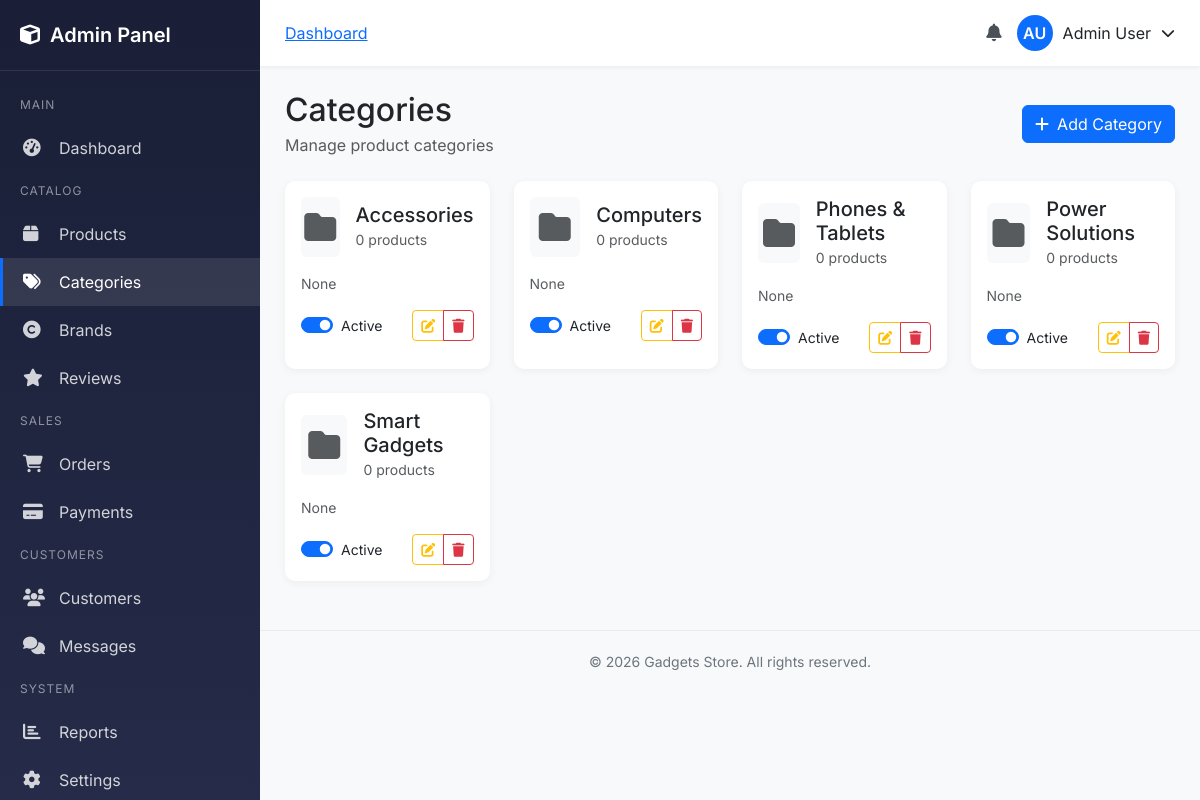
Screenshot of /dashboard/categories/ (signed in) with the database file from the repository.
### accounts/models.py (models this page shows, shortened)
class User(AbstractBaseUser, PermissionsMixin):
    USER_TYPE_CHOICES = [
        ('customer', 'Customer'),
        ('admin', 'Admin'),
        ('staff', 'Staff'),
    ]
    GENDER_CHOICES = [
        ('male', 'Male'),
        ('female', 'Female'),
        ('other', 'Other'),
        ('prefer_not_to_say', 'Prefer not to say'),
    ]
    id = models.UUIDField(primary_key=True, default=uuid.uuid4, editable=False)
    email = models.EmailField(_('email address'), unique=True)
    phone_regex = RegexValidator(
        regex=r'^\+?1?\d{9,15}$',
        message="Phone number must be entered in the format: '+999999999'. Up to 15 digits allowed."
    )
    phone_number = models.CharField(
        validators=[phone_regex],
        max_length=17,
        blank=True,
        null=True
    )
    first_name = models.CharField(_('first name'), max_length=150)
    last_name = models.CharField(_('last name'), max_length=150)
    profile_image = models.ImageField(
        upload_to='profiles/',
        blank=True,
        null=True,
        default='profiles/default.png'
    )
    date_of_birth = models.DateField(blank=True, null=True)
    gender = models.CharField(
        max_length=20,
        choices=GENDER_CHOICES,
        blank=True,
        null=True
    )
    user_type = models.CharField(
        max_length=20,
        choices=USER_TYPE_CHOICES,
        default='customer'
    )
    is_staff = models.BooleanField(default=False)
    is_active = models.BooleanField(default=True)
    is_verified = models.BooleanField(default=False)
    email_verified = models.BooleanField(default=False)
    phone_verified = models.BooleanField(default=False)
    date_joined = models.DateTimeField(default=timezone.now)
    last_login = models.DateTimeField(blank=True, null=True)
    last_activity = models.DateTimeField(blank=True, null=True)
    theme_preference = models.CharField(
        max_length=20,
        choices=[('light', 'Light'), ('dark', 'Dark'), ('system', 'System')],
        default='system'
    )
    newsletter_subscribed = models.BooleanField(default=True)
    sms_notifications = models.BooleanField(default=True)
    email_notifications = models.BooleanField(default=True)
    push_notifications = models.BooleanField(default=True)
    verification_token = models.CharField(max_length=255, blank=True, null=True)
    password_reset_token = models.CharField(max_length=255, blank=True, null=True)
    password_reset_expires = models.DateTimeField(blank=True, null=True)
    objects = UserManager()
    USERNAME_FIELD = 'email'
    REQUIRED_FIELDS = ['first_name', 'last_name']
    class Meta:
        verbose_name = _('user')
        verbose_name_plural = _('users')
        ordering = ['-date_joined']
    def get_full_name(self):
        return f"{self.first_name} {self.last_name}".strip()

### products/models.py (models this page shows, shortened)
class Category(models.Model):
    id = models.UUIDField(primary_key=True, default=uuid.uuid4, editable=False)
    name = models.CharField(max_length=100, unique=True)
    slug = models.SlugField(max_length=100, unique=True, blank=True)
    description = models.TextField(blank=True, null=True)
    icon = models.CharField(max_length=50, blank=True, null=True, help_text="FontAwesome icon class")
    image = models.ImageField(upload_to='categories/', blank=True, null=True)
    parent = models.ForeignKey(
        'self',
        on_delete=models.CASCADE,
        blank=True,
        null=True,
        related_name='subcategories'
    )
    is_active = models.BooleanField(default=True)
    is_featured = models.BooleanField(default=False)
    display_order = models.PositiveIntegerField(default=0)
    meta_title = models.CharField(max_length=255, blank=True, null=True)
    meta_description = models.TextField(blank=True, null=True)
    created_at = models.DateTimeField(auto_now_add=True)
    updated_at = models.DateTimeField(auto_now=True)
    class Meta:
        verbose_name_plural = 'Categories'
        ordering = ['display_order', 'name']

### core/views.py (the view)
# urls.py: path('categories/', views.admin_categories_view, name='categories'),
@login_required
@user_passes_test(is_admin_or_staff, login_url='/')
def admin_categories_view(request):
    categories = Category.objects.all()
    context = {
        'categories': categories,
    }
    return render(request, 'admin_dashboard/categories.html', context)

### core/context_processors.py (called while the page is built)
def site_settings(request):
    settings = SiteSetting.get_settings()
    return {
        'site_settings': settings,
        'SITE_NAME': settings.site_name,
        'SITE_CURRENCY': settings.default_currency,
    }

def cart_count(request):
    count = 0
    if request.user.is_authenticated:
        try:
            cart = Cart.objects.get(user=request.user)
            count = cart.item_count
        except Cart.DoesNotExist:
            pass
    else:
        cart_data = request.session.get('cart', {})
        count = sum(item.get('quantity', 0) for item in cart_data.values())
    return {'cart_count': count}

def wishlist_count(request):
    count = 0
    if request.user.is_authenticated:
        count = Wishlist.objects.filter(user=request.user).count()
    return {'wishlist_count': count}

def notification_count(request):
    count = 0
    if request.user.is_authenticated:
        count = Notification.objects.filter(
            user=request.user,
            is_read=False
        ).count()
    return {'notification_count': count}

### core/models.py (called while the page is built)
    @classmethod
    def get_settings(cls):
        settings, created = cls.objects.get_or_create(pk=1)
        return settings

### core/views.py (called while the page is built)
def is_admin_or_staff(user):
    return user.is_authenticated and (user.user_type in ['admin', 'staff'] or user.is_superuser)

### templates/admin_dashboard/categories.html (shortened to what this page needs)
{% extends 'admin_dashboard/base_admin.html' %}
{% load static %}
{% block content %}
<div class="d-flex justify-content-between align-items-center mb-4">
    <div>
        <h2 class="mb-1">Categories</h2>
        <p class="text-muted mb-0">Manage product categories</p>
    </div>
    <button type="button" class="btn btn-primary" data-bs-toggle="modal" data-bs-target="#addCategoryModal">
        <i class="fas fa-plus me-2"></i>Add Category
    </button>
</div>
<div class="row">
    {% for category in categories %}
    <div class="col-md-4 col-lg-3 mb-4">
        <div class="card h-100">
            <div class="card-body">
                <div class="d-flex align-items-center mb-3">
                    {% if category.image %}
                    <img src="{{ category.image.url }}" alt="{{ category.name }}" class="rounded" width="60" height="60" style="object-fit: cover;">
                    {% else %}
                    <div class="bg-light rounded d-flex align-items-center justify-content-center" style="width: 60px; height: 60px;">
                        <i class="fas fa-folder text-muted fa-2x"></i>
                    </div>
                    {% endif %}
                    <div class="ms-3">
                        <h5 class="mb-0">{{ category.name }}</h5>
                        <small class="text-muted">{{ category.products_count|default:0 }} products</small>
                    </div>
                </div>
                <p class="text-muted small mb-3">{{ category.description|truncatewords:15|default:"No description" }}</p>
                <div class="d-flex justify-content-between align-items-center">
                    <div class="form-check form-switch">
                        <input class="form-check-input" type="checkbox" {% if category.is_active %}checked{% endif %}
                               onchange="toggleCategoryStatus({{ category.id }}, this.checked)">
                        <label class="form-check-label small">{{ category.is_active|yesno:"Active,Inactive" }}</label>
                    </div>
                    <div class="btn-group">
                        <button type="button" class="btn btn-sm btn-outline-warning" data-bs-toggle="modal" data-bs-target="#editModal{{ category.id }}">
                            <i class="fas fa-edit"></i>
                        </button>
                        <button type="button" class="btn btn-sm btn-outline-danger" data-bs-toggle="modal" data-bs-target="#deleteModal{{ category.id }}">
                            <i class="fas fa-trash"></i>
                        </button>
                    </div>
                </div>
            </div>
        </div>
    </div>
    {% endfor %}
</div>
{% endblock %}

### templates/admin_dashboard/base_admin.html (shortened to what this page needs)
{% load static %}
{% load humanize %}
<!DOCTYPE html>
<html lang="en">
<head>
    <link href="https://cdn.jsdelivr.net/npm/bootstrap@5.3.2/dist/css/bootstrap.min.css" rel="stylesheet">
    <link rel="stylesheet" href="https://cdnjs.cloudflare.com/ajax/libs/font-awesome/6.4.2/css/all.min.css">
</head>
<body>
    <aside class="sidebar" id="sidebar">
        <div class="sidebar-header">
            <a href="{% url 'admin_dashboard:dashboard' %}" class="sidebar-brand">
                <i class="fas fa-cube"></i>
                <span>Admin Panel</span>
            </a>
        </div>
        <nav class="sidebar-menu">
            <div class="sidebar-menu-title">Main</div>
            <a href="{% url 'admin_dashboard:dashboard' %}" class="sidebar-link {% if request.path == '/dashboard/' %}active{% endif %}">
                <i class="fas fa-tachometer-alt"></i>
                <span>Dashboard</span>
            </a>
            <div class="sidebar-menu-title">Catalog</div>
            <a href="{% url 'admin_dashboard:products' %}" class="sidebar-link {% if 'products' in request.path %}active{% endif %}">
                <i class="fas fa-box"></i>
                <span>Products</span>
            </a>
            <a href="{% url 'admin_dashboard:categories' %}" class="sidebar-link {% if 'categories' in request.path %}active{% endif %}">
                <i class="fas fa-tags"></i>
                <span>Categories</span>
            </a>
            <a href="{% url 'admin_dashboard:brands' %}" class="sidebar-link {% if 'brands' in request.path %}active{% endif %}">
                <i class="fas fa-copyright"></i>
                <span>Brands</span>
            </a>
            <a href="{% url 'admin_dashboard:reviews' %}" class="sidebar-link {% if 'reviews' in request.path %}active{% endif %}">
                <i class="fas fa-star"></i>
                <span>Reviews</span>
            </a>
            <div class="sidebar-menu-title">Sales</div>
            <a href="{% url 'admin_dashboard:orders' %}" class="sidebar-link {% if 'orders' in request.path %}active{% endif %}">
                <i class="fas fa-shopping-cart"></i>
                <span>Orders</span>
            </a>
            <a href="{% url 'admin_dashboard:payments' %}" class="sidebar-link {% if 'payments' in request.path %}active{% endif %}">
                <i class="fas fa-credit-card"></i>
                <span>Payments</span>
            </a>
            <div class="sidebar-menu-title">Customers</div>
            <a href="{% url 'admin_dashboard:customers' %}" class="sidebar-link {% if 'customers' in request.path %}active{% endif %}">
                <i class="fas fa-users"></i>
                <span>Customers</span>
            </a>
            <a href="{% url 'admin_dashboard:messages' %}" class="sidebar-link {% if 'messages' in request.path %}active{% endif %}">
                <i class="fas fa-comments"></i>
                <span>Messages</span>
            </a>
            <div class="sidebar-menu-title">System</div>
            <a href="{% url 'admin_dashboard:reports' %}" class="sidebar-link {% if 'reports' in request.path %}active{% endif %}">
                <i class="fas fa-chart-bar"></i>
                <span>Reports</span>
            </a>
            <a href="{% url 'admin_dashboard:settings' %}" class="sidebar-link {% if 'settings' in request.path %}active{% endif %}">
                <i class="fas fa-cog"></i>
                <span>Settings</span>
            </a>
        </nav>
    </aside>
    <div class="main-content">
        <header class="top-navbar">
            <nav aria-label="breadcrumb" class="d-none d-md-block">
                <ol class="breadcrumb mb-0">
                    <li class="breadcrumb-item"><a href="{% url 'admin_dashboard:dashboard' %}">Dashboard</a></li>
                </ol>
            </nav>
            <div class="navbar-actions">
                <a href="{% url 'notifications:notifications' %}" class="navbar-action">
                    <i class="fas fa-bell"></i>
                </a>
                <div class="dropdown">
                    <div class="user-dropdown" data-bs-toggle="dropdown">
                        <div class="user-avatar">
                            {{ request.user.first_name|first|upper }}{{ request.user.last_name|first|upper }}
                        </div>
                        <span class="d-none d-md-block">{{ request.user.get_full_name|default:request.user.email }}</span>
                        <i class="fas fa-chevron-down small"></i>
                    </div>
                </div>
            </div>
        </header>
        <main class="content-area">
            {% block content %}{% endblock %}
        </main>
        <footer class="admin-footer">
            <p>&copy; {% now "Y" %} Gadgets Store. All rights reserved.</p>
        </footer>
    </div>
</body>
</html>

### templates/admin_dashboard/base_admin.html (style rules this page uses)
:root { --sidebar-width: 260px; --sidebar-collapsed: 70px; --primary-color: #0d6efd; --secondary-color: #6c757d; --success-color: #198754; --danger-color: #dc3545; --warning-color: #ffc107; --info-color: #0dcaf0; }
* { font-family: 'Inter', sans-serif; }
body { background-color: #f8f9fa; overflow-x: hidden; }
.sidebar { position: fixed; top: 0; left: 0; width: var(--sidebar-width); height: 100vh; background: linear-gradient(180deg, #1a1f37 0%, #252b48 100%); color: #fff; z-index: 1000; transition: all 0.3s ease; overflow-y: auto; }
.sidebar-header { padding: 20px; border-bottom: 1px solid rgba(255,255,255,0.1); }
.sidebar-brand { color: #fff; text-decoration: none; font-size: 1.25rem; font-weight: 600; display: flex; align-items: center; gap: 10px; }
.sidebar-menu { padding: 15px 0; }
.sidebar-menu-title { padding: 10px 20px; font-size: 0.75rem; text-transform: uppercase; letter-spacing: 1px; color: rgba(255,255,255,0.5); }
.sidebar-link { display: flex; align-items: center; padding: 12px 20px; color: rgba(255,255,255,0.8); text-decoration: none; transition: all 0.3s ease; border-left: 3px solid transparent; }
.sidebar-link:hover, .sidebar-link.active { background: rgba(255,255,255,0.1); color: #fff; border-left-color: var(--primary-color); }
.sidebar-link i { width: 24px; margin-right: 12px; font-size: 1.1rem; }
.main-content { margin-left: var(--sidebar-width); min-height: 100vh; transition: all 0.3s ease; }
.top-navbar { background: #fff; padding: 15px 25px; box-shadow: 0 2px 4px rgba(0,0,0,0.05); display: flex; justify-content: space-between; align-items: center; }
.navbar-actions { display: flex; align-items: center; gap: 15px; }
.navbar-action { position: relative; color: #495057; text-decoration: none; font-size: 1.1rem; }
.user-dropdown { display: flex; align-items: center; gap: 10px; cursor: pointer; }
.user-avatar { width: 36px; height: 36px; border-radius: 50%; background: var(--primary-color); color: #fff; display: flex; align-items: center; justify-content: center; font-weight: 600; }
.content-area { padding: 25px; }
.card { border: none; border-radius: 10px; box-shadow: 0 2px 8px rgba(0,0,0,0.05); }
.admin-footer { padding: 20px 25px; border-top: 1px solid #e9ecef; text-align: center; color: #6c757d; font-size: 0.875rem; }

### rows the page displays
User: user.first_name|first "A", user.last_name|first "U", user.get_full_name "Admin User"
Category: name "Accessories", products_count "0", description "None", is_active "☑", is_active "Active"
Category: name "Computers", products_count "0", description "None", is_active "☑", is_active "Active"
Category: name "Phones & Tablets", products_count "0", description "None", is_active "☑", is_active "Active"
Category: name "Power Solutions", products_count "0", description "None", is_active "☑", is_active "Active"
Category: name "Smart Gadgets", products_count "0", description "None", is_active "☑", is_active "Active"
